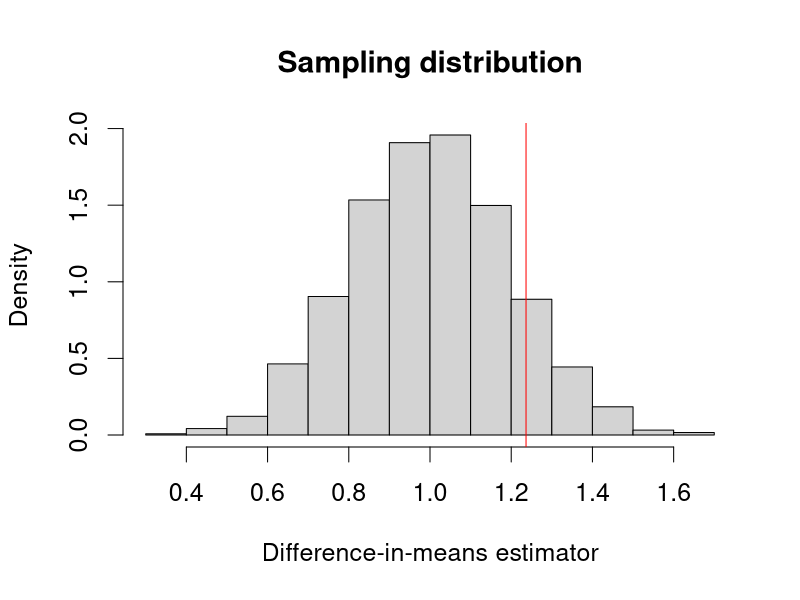
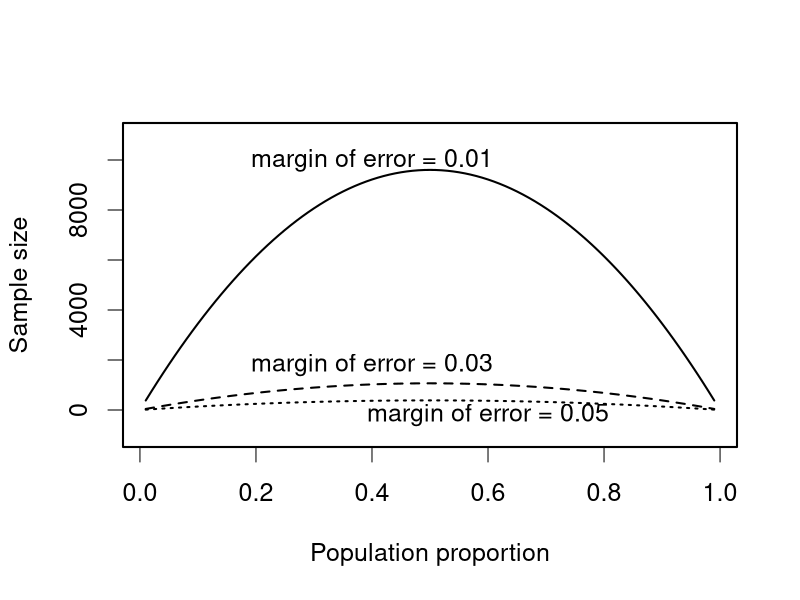

Source code (R) for these figures, in order: (Note: this script raises an error after producing the figures.)
## ---- chunk 1
## simulation parameters
n <- 100 # sample size
mu0 <- 0 # mean of Y_i(0)
sd0 <- 1 # standard deviation of Y_i(0)
mu1 <- 1 # mean of Y_i(1)
sd1 <- 1 # standard deviation of Y_i(1)

## generate a sample
Y0 <- rnorm(n, mean = mu0, sd = sd0)
Y1 <- rnorm(n, mean = mu1, sd = sd1)
tau <- Y1 - Y0 # individual treatment effect
## true value of the sample average treatment effect
SATE <- mean(tau)
SATE

## repeatedly conduct randomized controlled trials
sims <- 5000 # repeat 5,000 times, we could do more
diff.means <- rep(NA, sims)  # container

for (i in 1:sims) {
    ## randomize the treatment by sampling of a vector of 0's and 1's
    treat <- sample(c(rep(1, n / 2), rep(0, n / 2)), size = n, replace = FALSE)
    ## difference-in-means
    diff.means[i] <- mean(Y1[treat == 1]) - mean(Y0[treat == 0])
}

## estimation error for SATE
est.error <- diff.means - SATE
summary(est.error)

## PATE simulation
PATE <- mu1 - mu0
diff.means <- rep(NA, sims)
for (i in 1:sims) {
    ## generate a sample for each simulation: this used to be outside of loop
    Y0 <- rnorm(n, mean = mu0, sd = sd0)
    Y1 <- rnorm(n, mean = mu1, sd = sd1)
    treat <- sample(c(rep(1, n / 2), rep(0, n / 2)), size = n, replace = FALSE)
    diff.means[i] <- mean(Y1[treat == 1]) - mean(Y0[treat == 0])
}

## estimation error for PATE
est.error <- diff.means - PATE

## unbiased
summary(est.error)
## ---- chunk 2
par(cex = 1.5)
hist(diff.means, freq = FALSE, xlab = "Difference-in-means estimator",
     main = "Sampling distribution")
abline(v = SATE, col = "red") # true value of SATE
text(0.6, 2.4, "true SATE", col = "red")

sd(diff.means)
sqrt(mean((diff.means - SATE)^2))

## PATE simulation with standard error
sims <- 5000
diff.means <- se <- rep(NA, sims)  # container for standard error added
for (i in 1:sims) {
    ## generate a sample
    Y0 <- rnorm(n, mean = mu0, sd = sd0)
    Y1 <- rnorm(n, mean = mu1, sd = sd1)
    ## randomize the treatment by sampling of a vector of 0's and 1's
    treat <- sample(c(rep(1, n / 2), rep(0, n / 2)), size = n, replace = FALSE)
    diff.means[i] <- mean(Y1[treat == 1]) - mean(Y0[treat == 0])
    ## standard error
    se[i] <- sqrt(var(Y1[treat == 1]) / (n / 2) + var(Y0[treat == 0]) / (n / 2))
}

## standard deviation of difference-in-means
sd(diff.means)
## mean of standard errors
mean(se)
## ---- chunk 3
n <- 1000 # sample size
x.bar <- 0.6 # point estimate
s.e. <- sqrt(x.bar * (1 - x.bar) / n) # standard error
## 99% confidence intervals
c(x.bar - qnorm(0.995) * s.e., x.bar + qnorm(0.995) * s.e.)
## 95% confidence intervals
c(x.bar - qnorm(0.975) * s.e., x.bar + qnorm(0.975) * s.e.)
## 90% confidence intervals
c(x.bar - qnorm(0.95) * s.e., x.bar + qnorm(0.95) * s.e.)

## empty container matrices for 2 sets of confidence intervals
ci95 <- ci90 <- matrix(NA, ncol = 2, nrow = sims)
## 95 percent confidence intervals
ci95[, 1] <- diff.means - qnorm(0.975) * se # lower limit
ci95[, 2] <- diff.means + qnorm(0.975) * se # upper limit

## 90 percent confidence intervals
ci90[, 1] <- diff.means - qnorm(0.95) * se # lower limit
ci90[, 2] <- diff.means + qnorm(0.95) * se # upper limit

## coverage rate for 95% confidence interval
mean(ci95[, 1] <= 1 & ci95[, 2] >= 1)
## coverage rate for 90% confidence interval
mean(ci90[, 1] <= 1 & ci90[, 2] >= 1)

p <- 0.6 # true parameter value
n <- c(50, 100, 1000) # 3 sample sizes to be examined
alpha <- 0.05
sims <- 5000 # number of simulations
results <- rep(NA, length(n)) # a container for results

## loop for different sample sizes
for (i in 1:length(n)) {
    ci.results <- rep(NA, sims) # a container for whether CI includes truth
    ## loop for repeated hypothetical survey sampling
    for (j in 1:sims) {
        data <- rbinom(n[i], size = 1, prob = p) # simple random sampling
        x.bar <- mean(data) # sample proportion as an estimate
        s.e. <- sqrt(x.bar * (1 - x.bar) / n[i]) # standard errors
        ci.lower <- x.bar - qnorm(1 - alpha/2) * s.e.
        ci.upper <- x.bar + qnorm(1 - alpha/2) * s.e.
        ci.results[j] <- (p >= ci.lower) & (p <= ci.upper)
    }
    ## proportion of CIs that contain the true value
    results[i] <- mean(ci.results)
}
results
## ---- chunk 4
par(cex = 1.5, lwd = 2)
MoE <- c(0.01, 0.03, 0.05)  # the desired margin of error
p <- seq(from = 0.01, to = 0.99, by = 0.01)
n <- 1.96^2 * p * (1 - p) / MoE[1]^2
plot(p, n, ylim = c(-1000, 11000), xlab = "Population proportion",
     ylab = "Sample size", type = "l")
lines(p, 1.96^2 * p * (1 - p) / MoE[2]^2, lty = "dashed")
lines(p, 1.96^2 * p * (1 - p) / MoE[3]^2, lty = "dotted")
text(0.4, 10000, "margin of error = 0.01")
text(0.4, 1800, "margin of error = 0.03")
text(0.6, -200, "margin of error = 0.05")

## election and polling results, by state
data(pres08)
data(polls08)

## convert to a Date object
polls08$middate <- as.Date(polls08$middate)
## number of days to the election day
polls08$DaysToElection <- as.Date("2008-11-04") - polls08$middate

## create a matrix place holder
poll.pred <- matrix(NA, nrow = 51, ncol = 3)

## state names which the loop will iterate through
st.names <- unique(pres08$state)
## add labels for easy interpretation later on
row.names(poll.pred) <- as.character(st.names)

## loop across 50 states plus DC
for (i in 1:51){
    ## subset the ith state
    state.data <- subset(polls08, subset = (state == st.names[i]))
    ## subset the latest polls within the state
    latest <- state.data$DaysToElection == min(state.data$DaysToElection)
    ## compute the mean of latest polls and store it
    poll.pred[i, 1] <- mean(state.data$Obama[latest]) / 100
}

## upper and lower confidence limits
n <- 1000 # sample size
alpha <- 0.05
s.e. <- sqrt(poll.pred[, 1] * (1 - poll.pred[, 1]) / n) # standard error
poll.pred[, 2] <- poll.pred[, 1] - qnorm(1 - alpha/2) * s.e.
poll.pred[, 3] <- poll.pred[, 1] + qnorm(1 - alpha/2) * s.e.

par(cex = 1.5)
alpha <- 0.05
plot(pres08$Obama / 100, poll.pred[, 1], xlim = c(0, 1), ylim = c(0, 1),
     xlab = "Obama's vote share", ylab = "Poll prediction")
abline(0, 1)

## adding 95% confidence intervals for each state
for (i in 1:51) {
    lines(rep(pres08$Obama[i] / 100, 2), c(poll.pred[i, 2], poll.pred[i, 3]))
}
## proportion of confidence intervals that contain the election day outcome
mean((poll.pred[, 2] <= pres08$Obama / 100) &
         (poll.pred[, 3] >= pres08$Obama / 100))

## bias
bias <- mean(poll.pred[, 1] - pres08$Obama / 100)
bias

## bias corrected estimate
poll.bias <- poll.pred[, 1] - bias
## bias-corrected standard error
s.e.bias <- sqrt(poll.bias * (1 - poll.bias) / n)
## bias-corrected 95% confidence interval
ci.bias.lower <- poll.bias - qnorm(1 - alpha / 2) * s.e.bias
ci.bias.upper <- poll.bias + qnorm(1 - alpha / 2) * s.e.bias

## proportion of bias-corrected CIs that contain the election day outcome
mean((ci.bias.lower <= pres08$Obama / 100) &
         (ci.bias.upper >= pres08$Obama / 100))
## ---- chunk 5
par(cex = 1.5)
## read in data
data(STAR)
hist(STAR$g4reading[STAR$classtype == 1], freq = FALSE, xlim = c(500, 900),
     ylim = c(0, 0.01), main = "Small class",
     xlab = "Fourth-grade reading test score")
abline(v = mean(STAR$g4reading[STAR$classtype == 1], na.rm = TRUE),
       col = "red")

hist(STAR$g4reading[STAR$classtype == 2], freq = FALSE, xlim = c(500, 900),
     ylim = c(0, 0.01), main = "Regular class",
     xlab = "Fourth-grade reading test score")
abline(v = mean(STAR$g4reading[STAR$classtype == 2], na.rm = TRUE),
       col = "red")

## estimate and standard error for small class
n.small <- sum(STAR$classtype == 1 & !is.na(STAR$g4reading))
est.small <- mean(STAR$g4reading[STAR$classtype == 1], na.rm = TRUE)
se.small <- sd(STAR$g4reading[STAR$classtype == 1], na.rm = TRUE) /
    sqrt(n.small)
est.small
se.small

## estimate and standard error for regular class
n.regular <- sum(STAR$classtype == 2 & !is.na(STAR$classtype) &
                     !is.na(STAR$g4reading))
est.regular <- mean(STAR$g4reading[STAR$classtype == 2], na.rm = TRUE)
se.regular <- sd(STAR$g4reading[STAR$classtype == 2], na.rm = TRUE) /
    sqrt(n.regular)
est.regular
se.regular

alpha <- 0.05
## 95% confidence intervals for small class
ci.small <- c(est.small - qnorm(1 - alpha / 2) * se.small,
              est.small + qnorm(1 - alpha / 2) * se.small)
ci.small

## 95% confidence intervals for regular class
ci.regular <- c(est.regular - qnorm(1 - alpha / 2) * se.regular,
                est.regular + qnorm(1 - alpha / 2) * se.regular)
ci.regular

## difference-in-means estimator
ate.est <- est.small - est.regular
ate.est

## standard error and 95% confidence interval
ate.se <- sqrt(se.small^2 + se.regular^2)
ate.se

ate.ci <- c(ate.est - qnorm(1 - alpha / 2) * ate.se,
            ate.est + qnorm(1 - alpha / 2) * ate.se)
ate.ci
## ---- chunk 6
## 95% CI for small class
c(est.small - qt(0.975, df = n.small - 1) * se.small,
  est.small + qt(0.975, df = n.small - 1) * se.small)

## 95% CI based on the central limit theorem
ci.small

## 95% CI for regular class
c(est.regular - qt(0.975, df = n.regular - 1) * se.regular,
  est.regular + qt(0.975, df = n.regular - 1) * se.regular)

## 95% CI based on the central limit theorem
ci.regular

t.ci <- t.test(STAR$g4reading[STAR$classtype == 1],
               STAR$g4reading[STAR$classtype == 2])
t.ci
## ---- chunk 7
## truth: enumerate the number of assignment combinations
true <- c(choose(4, 0) * choose(4, 4),
          choose(4, 1) * choose(4, 3),
          choose(4, 2) * choose(4, 2),
          choose(4, 3) * choose(4, 1),
          choose(4, 4) * choose(4, 0))
true

## compute probability: divide it by the total number of events
true <- true / sum(true)
## number of correctly classified cups as labels
names(true) <- c(0, 2, 4, 6, 8)
true

## simulations
sims <- 1000
## lady's guess: M stands for `Milk first,' T stands for `Tea first'
guess <- c("M", "T", "T", "M", "M", "T", "T", "M")
correct <- rep(NA, sims) # place holder for number of correct guesses
for (i in 1:sims) {
    ## randomize which cups get Milk/Tea first
    cups <- sample(c(rep("T", 4), rep("M", 4)), replace = FALSE)
    correct[i] <- sum(guess == cups) # number of correct guesses
}
## estimated probability for each number of correct guesses
prop.table(table(correct))
## comparison with analytical answers; the differences are small
prop.table(table(correct)) - true
## ---- chunk 8
## all correct
x <- matrix(c(4, 0, 0, 4), byrow = TRUE, ncol = 2, nrow = 2)
## six correct
y <- matrix(c(3, 1, 1, 3), byrow = TRUE, ncol = 2, nrow = 2)

## `M' milk first, `T' tea first
rownames(x) <- colnames(x) <- rownames(y) <- colnames(y) <- c("M", "T")
x
y

## one-sided test for 8 correct guesses
fisher.test(x, alternative = "greater")

## two-sided test for 6 correct guesses
fisher.test(y)
## ---- chunk 9
n <- 1018
x.bar <- 550 / n
se <- sqrt(0.5 * 0.5 / n) # standard deviation of sampling distribution

## upper red area in the figure
upper <- pnorm(x.bar, mean = 0.5, sd = se, lower.tail = FALSE)

## lower red area in the figure; identical to the upper area
lower <- pnorm(0.5 - (x.bar - 0.5), mean = 0.5, sd = se)

## two-side p-value
upper + lower

2 * upper

## one-sided p-value
upper

z.score <- (x.bar - 0.5) / se
z.score

pnorm(z.score, lower.tail = FALSE) # one-sided p-value
2 * pnorm(z.score, lower.tail = FALSE) # two-sided p-value

## 99% confidence interval contains 0.5
c(x.bar - qnorm(0.995) * se, x.bar + qnorm(0.995) * se)

## 95% confidence interval does not contain 0.5
c(x.bar - qnorm(0.975) * se, x.bar + qnorm(0.975) * se)

## no continuity correction to get the same p-value as above
prop.test(550, n = n, p = 0.5, correct = FALSE)

## with continuity correction
prop.test(550, n = n, p = 0.5)
prop.test(550, n = n, p = 0.5, conf.level = 0.99)

## two-sided one-sample t-test
t.test(STAR$g4reading, mu = 710)
## ---- chunk 10
## one-sided p-value
pnorm(-abs(ate.est), mean = 0, sd = ate.se)
## two-sided p-value
2 * pnorm(-abs(ate.est), mean = 0, sd = ate.se)

## testing the null of zero average treatment effect
t.test(STAR$g4reading[STAR$classtype == 1],
       STAR$g4reading[STAR$classtype == 2])

data(resume)

## organize the data in tables
x <- table(resume$race, resume$call)
x

## one-sided test
prop.test(x, alternative = "greater")

## sample size
n0 <- sum(resume$race == "black")
n1 <- sum(resume$race == "white")

## sample proportions
p <- mean(resume$call) # overall
p0 <- mean(resume$call[resume$race == "black"]) # black
p1 <- mean(resume$call[resume$race == "white"]) # white

## point estimate
est <- p1 - p0
est

## standard error
se <- sqrt(p * (1 - p) * (1 / n0 + 1 / n1))
se

## z-statistic
zstat <- est / se
zstat

## one-sided p-value
pnorm(-abs(zstat))

prop.test(x, alternative = "greater", correct = FALSE)
## ---- chunk 11
## set the parameters
n <- 250
p.star <- 0.48 # data generating process
p <- 0.5 # null value
alpha <- 0.05

## critical value
cr.value <- qnorm(1 - alpha / 2)

## standard errors under the hypothetical data generating process
se.star <- sqrt(p.star * (1 - p.star) / n)

## standard error under the null
se <- sqrt(p * (1 - p) / n)

## power
pnorm(p - cr.value * se, mean = p.star, sd = se.star) +
    pnorm(p + cr.value * se, mean = p.star, sd = se.star, lower.tail = FALSE)

## parameters
n1 <- 500
n0 <- 500
p1.star <- 0.05
p0.star <- 0.1

## overall call back rate as a weighted average
p <- (n1 * p1.star + n0 * p0.star) / (n1 + n0)
## standard error under the null
se <- sqrt(p * (1 - p) * (1 / n1 + 1 / n0))
## standard error under the hypothetical data generating process
se.star <- sqrt(p1.star * (1 - p1.star) / n1 + p0.star * (1 - p0.star) / n0)

pnorm(-cr.value * se, mean = p1.star - p0.star, sd = se.star) +
    pnorm(cr.value * se, mean = p1.star - p0.star, sd = se.star,
          lower.tail = FALSE)

power.prop.test(n = 500, p1 = 0.05, p2 = 0.1, sig.level = 0.05)
power.prop.test(p1 = 0.05, p2 = 0.1, sig.level = 0.05, power = 0.9)
power.t.test(n = 100, delta = 0.25, sd = 1, type = "one.sample")
power.t.test(power = 0.9, delta = 0.25, sd = 1, type = "one.sample")
power.t.test(delta = 0.25, sd = 1, type = "two.sample",
             alternative = "one.sided", power = 0.9)
## ---- chunk 12
data(minwage)

## compute proportion of full employment before minimum wage increase
minwage$fullPropBefore <- minwage$fullBefore /
    (minwage$fullBefore + minwage$partBefore)

## same thing after minimum wage increase
minwage$fullPropAfter <- minwage$fullAfter /
    (minwage$fullAfter + minwage$partAfter)

## an indicator for NJ: 1 if it's located in NJ and 0 if in PA
minwage$NJ <- ifelse(minwage$location == "PA", 0, 1)

fit.minwage <- lm(fullPropAfter ~ -1 + NJ + fullPropBefore +
                      wageBefore + chain, data = minwage)

## regression result
fit.minwage

fit.minwage1 <- lm(fullPropAfter ~ NJ + fullPropBefore +
                       wageBefore + chain, data = minwage)
fit.minwage1

predict(fit.minwage, newdata = minwage[1, ])
predict(fit.minwage1, newdata = minwage[1, ])
## ---- chunk 13
data(women, package = "qss")
fit.women <- lm(water ~ reserved, data = women)
summary(fit.women)

confint(fit.women) # 95% confidence intervals

summary(fit.minwage)

## confidence interval just for the `NJ' variable
confint(fit.minwage)["NJ", ]
## ---- chunk 14
## load the data and subset them into two parties
data(MPs)
MPs.labour <- subset(MPs, subset = (party == "labour"))
MPs.tory <- subset(MPs, subset = (party == "tory"))

## two regressions for labour: negative and positive margin
labour.fit1 <- lm(ln.net ~ margin,
                  data = MPs.labour[MPs.labour$margin < 0, ])
labour.fit2 <- lm(ln.net ~ margin,
                  data = MPs.labour[MPs.labour$margin > 0, ])

## two regressions for tory: negative and positive margin
tory.fit1 <- lm(ln.net ~ margin, data = MPs.tory[MPs.tory$margin < 0, ])
tory.fit2 <- lm(ln.net ~ margin, data = MPs.tory[MPs.tory$margin > 0, ])

## tory party: prediction at the threshold
tory.y0 <- predict(tory.fit1, interval = "confidence",
                   newdata = data.frame(margin = 0))
tory.y0

tory.y1 <- predict(tory.fit2, interval = "confidence",
                   newdata = data.frame(margin = 0))
tory.y1

## range of predictors; min to 0 and 0 to max
y1.range <- seq(from = 0, to = min(MPs.tory$margin), by = -0.01)
y2.range <- seq(from = 0, to = max(MPs.tory$margin), by = 0.01)

## prediction using all the values
tory.y0 <- predict(tory.fit1, interval = "confidence",
                   newdata = data.frame(margin = y1.range))
tory.y1 <- predict(tory.fit2, interval = "confidence",
                   newdata = data.frame(margin = y2.range))

par(cex = 1.5)
## plotting the first regression with losers
plot(y1.range, tory.y0[, "fit"], type = "l", xlim = c(-0.5, 0.5),
     ylim = c(10, 15), xlab = "Margin of victory", ylab = "log net wealth")
abline(v = 0, lty = "dotted")
lines(y1.range, tory.y0[, "lwr"], lty = "dashed") # lower CI
lines(y1.range, tory.y0[, "upr"], lty = "dashed") # upper CI

## plotting the second regression with winners
lines(y2.range, tory.y1[, "fit"], lty = "solid")  # point estimates
lines(y2.range, tory.y1[, "lwr"], lty = "dashed") # lower CI
lines(y2.range, tory.y1[, "upr"], lty = "dashed") # upper CI

## re-compute the predicted value and return standard errors
tory.y0 <- predict(tory.fit1, interval = "confidence", se.fit = TRUE,
                   newdata = data.frame(margin = 0))
tory.y0

tory.y1 <- predict(tory.fit2, interval = "confidence", se.fit = TRUE,
                   newdata = data.frame(margin = 0))

## s.e. of the intercept is the same as s.e. of the predicted value
summary(tory.fit1)

## standard error
se.diff <- sqrt(tory.y0$se.fit^2 + tory.y1$se.fit^2)
se.diff

## point estimate
diff.est <- tory.y1$fit[1, "fit"] - tory.y0$fit[1, "fit"]
diff.est

## confidence interval
CI <- c(diff.est - se.diff * qnorm(0.975), diff.est + se.diff * qnorm(0.975))
CI

## hypothesis test
z.score <- diff.est / se.diff
p.value <- 2 * pnorm(abs(z.score), lower.tail = FALSE) # two-sided p-value
p.value
